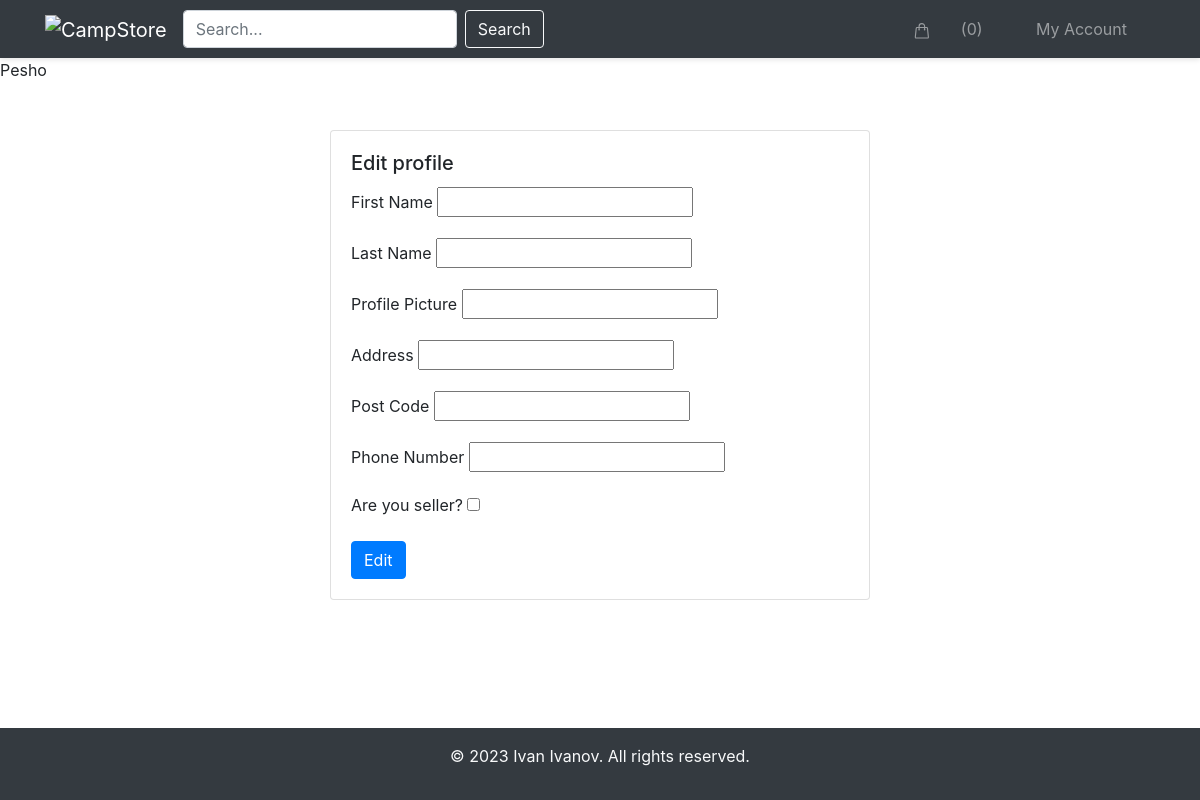
Before: /my-account/edit-profile/1/ (signed in) with the older database file.
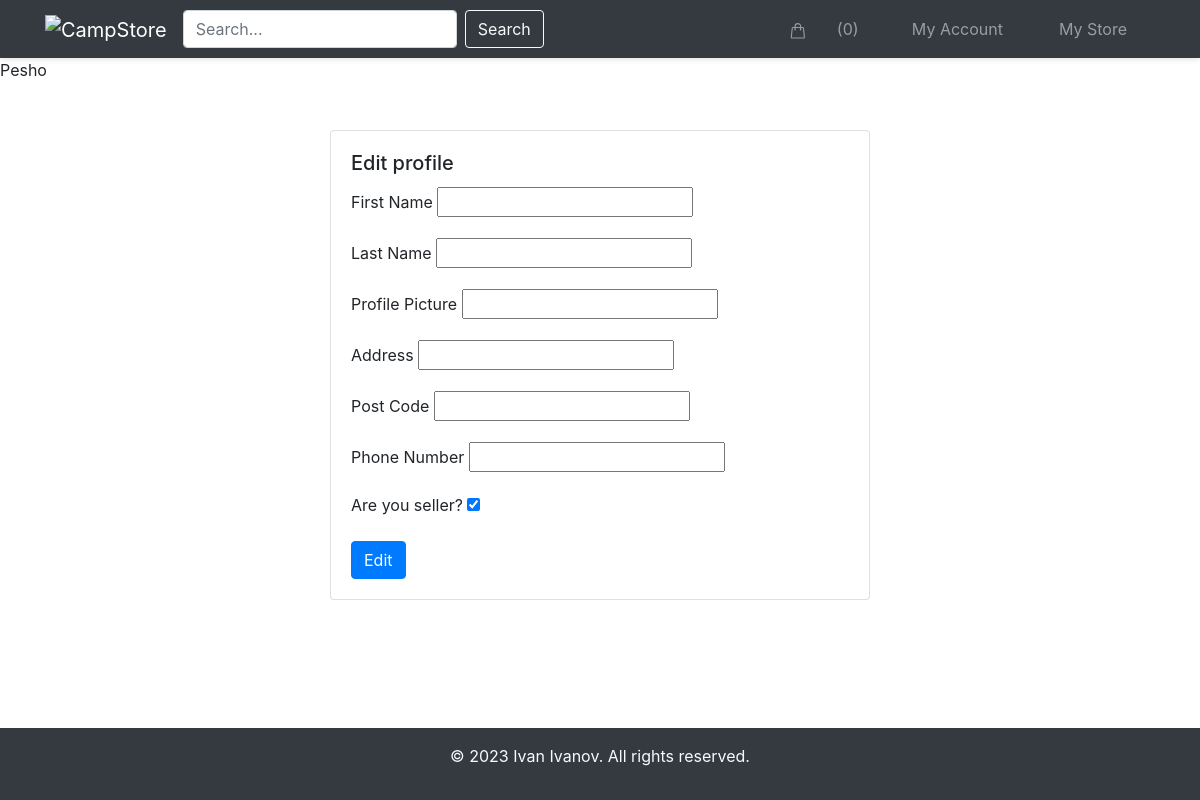
After: the same page with the newer database file.
### campstore/user_profile/models.py (models this page shows, shortened)
class UserProfileModel(models.Model):
    user = models.OneToOneField(
        User,
        related_name='userprofile',
        on_delete=models.CASCADE
    )
    first_name = models.CharField(
        max_length=50,
        blank=True,
        null=True
    )
    last_name = models.CharField(
        max_length=50,
        blank=True,
        null=True
    )
    profile_picture = models.URLField(
        blank=True,
        null=True
    )
    address = models.CharField(
        max_length=255,
        blank=True,
        null=True
    )
    post_code = models.IntegerField(blank=True,null=True)
    phone_number = models.IntegerField(blank=True,null=True)
    is_seller = models.BooleanField(default=False)

### campstore/user_profile/views.py (the view)
# urls.py: path('edit-profile/<int:pk>/', views.UserProfileUpdateView.as_view(), name='edit-profile'),
class UserProfileUpdateView(LoginRequiredMixin, views.UpdateView):
    model = UserProfileModel
    form_class = UserProfileForm
    template_name = 'user_profile/edit_profile.html'
    success_url = reverse_lazy('my-account')
    def get_object(self, queryset=None):
        return self.request.user.userprofile
    def get_initial(self):
        initial = super().get_initial()
        user_profile = self.request.user.userprofile
        initial['first_name'] = user_profile.first_name
        initial['last_name'] = user_profile.last_name
        initial['profile_picture'] = user_profile.profile_picture
        initial['address'] = user_profile.address
        initial['post_code'] = user_profile.post_code
        initial['phone_number'] = user_profile.phone_number
        initial['is_seller'] = user_profile.is_seller
        return initial

### campstore/user_profile/forms.py
class UserProfileForm(forms.ModelForm):
    class Meta:
        model = UserProfileModel
        fields = ['first_name', 'last_name', 'profile_picture', 'address', 'post_code', 'phone_number', 'is_seller']

### campstore/store/cart.py (called while the page is built)
    def __len__(self):
        return sum(item['quantity'] for item in self.cart.values())

### campstore/store/context_processors.py (called while the page is built)
def cart(request):
    return {'cart': Cart(request)}

### templates/user_profile/edit_profile.html (shortened to what this page needs)
{% extends 'base/base.html' %}
{% block content %}
    <div class="container mt-5">
        <div class="row justify-content-center">
            <div class="col-md-6">
                <div class="card">
                    <div class="card-body">
                        <h5 class="card-title">Edit profile</h5>
                        <form method="post" enctype="multipart/form-data">
                            <div class="form-group">
                                <label for="{{ form.first_name.id_for_label }}">First Name</label>
                                {{ form.first_name }}
                            </div>
                            <div class="form-group">
                                <label for="{{ form.last_name.id_for_label }}">Last Name</label>
                                {{ form.last_name }}
                            </div>
                            <div class="form-group">
                                <label for="{{ form.profile_picture.id_for_label }}">Profile Picture</label>
                                {{ form.profile_picture }}
                            </div>
                            <div class="form-group">
                                <label for="{{ form.address.id_for_label }}">Address</label>
                                {{ form.address }}
                            </div>
                            <div class="form-group">
                                <label for="{{ form.post_code.id_for_label }}">Post Code</label>
                                {{ form.post_code }}
                            </div>
                            <div class="form-group">
                                <label for="{{ form.phone_number.id_for_label }}">Phone Number</label>
                                {{ form.phone_number }}
                            </div>
                            <div class="form-group">
                                <label for="{{ form.is_seller.id_for_label }}">Are you seller?</label>
                                {{ form.is_seller }}
                            </div>
                            <button type="submit" class="btn btn-primary">Edit</button>
                        </form>
                    </div>
                </div>
            </div>
        </div>
    </div>
{% endblock %}

Changed rows visible on the page:
changed UserProfileModel: is_seller "☐" → "☑"
Other visible differences:
text now shown: "My Store"
